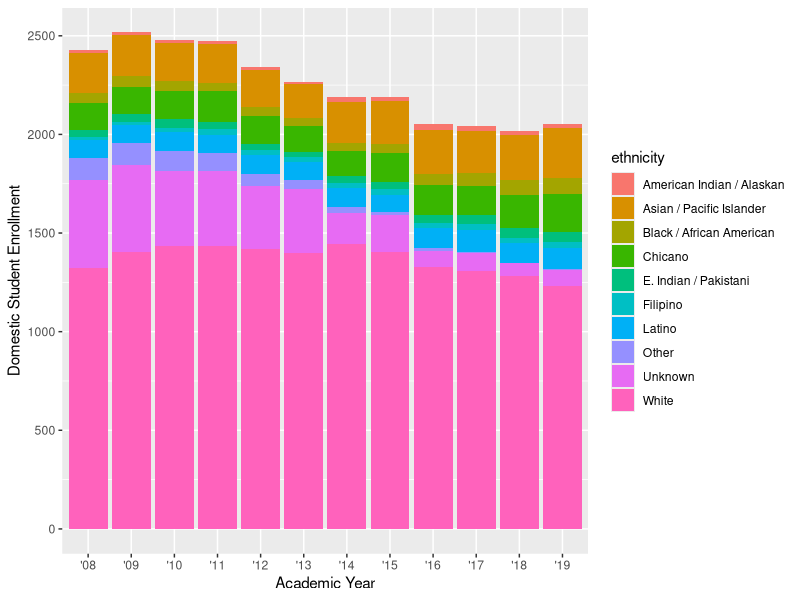

R code for this plot:
## ---- chunk 1
knitr::opts_chunk$set(echo = TRUE)
library(tidyverse)
library(here)

## ---- chunk 2
ucsb_grad <- read_csv(here("data", "ucsb_grad_data.csv"))
## ---- chunk 3
ggplot(ucsb_grad, aes(x = year_abbr, y = domestic_enrollment)) +
  geom_col(aes(fill = ethnicity, position = "fill")) +
  labs(x = "Academic Year",
       y= "Domestic Student Enrollment")
